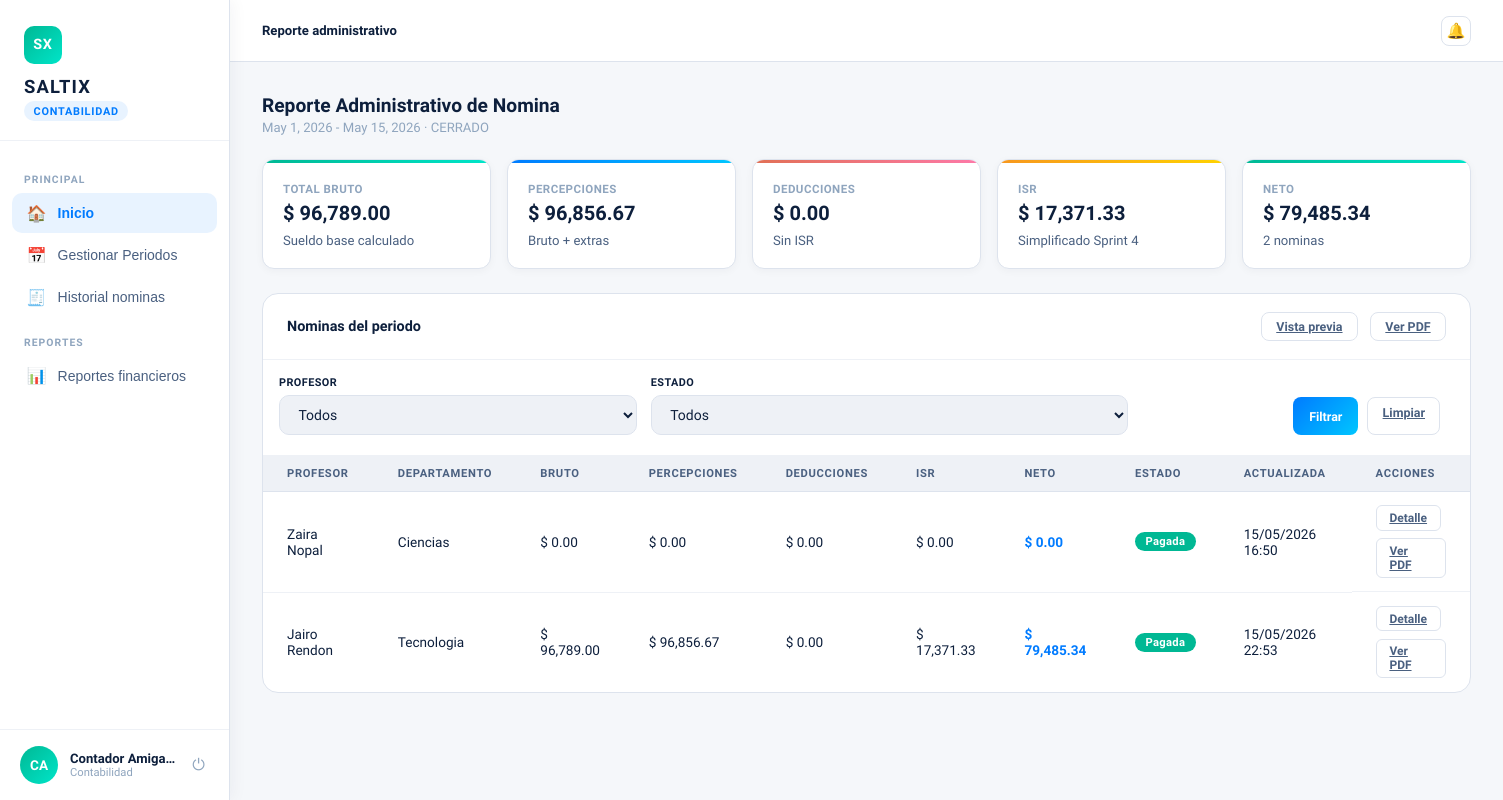
The app's page /contabilidad/periodo/2/ (signed in), older data.
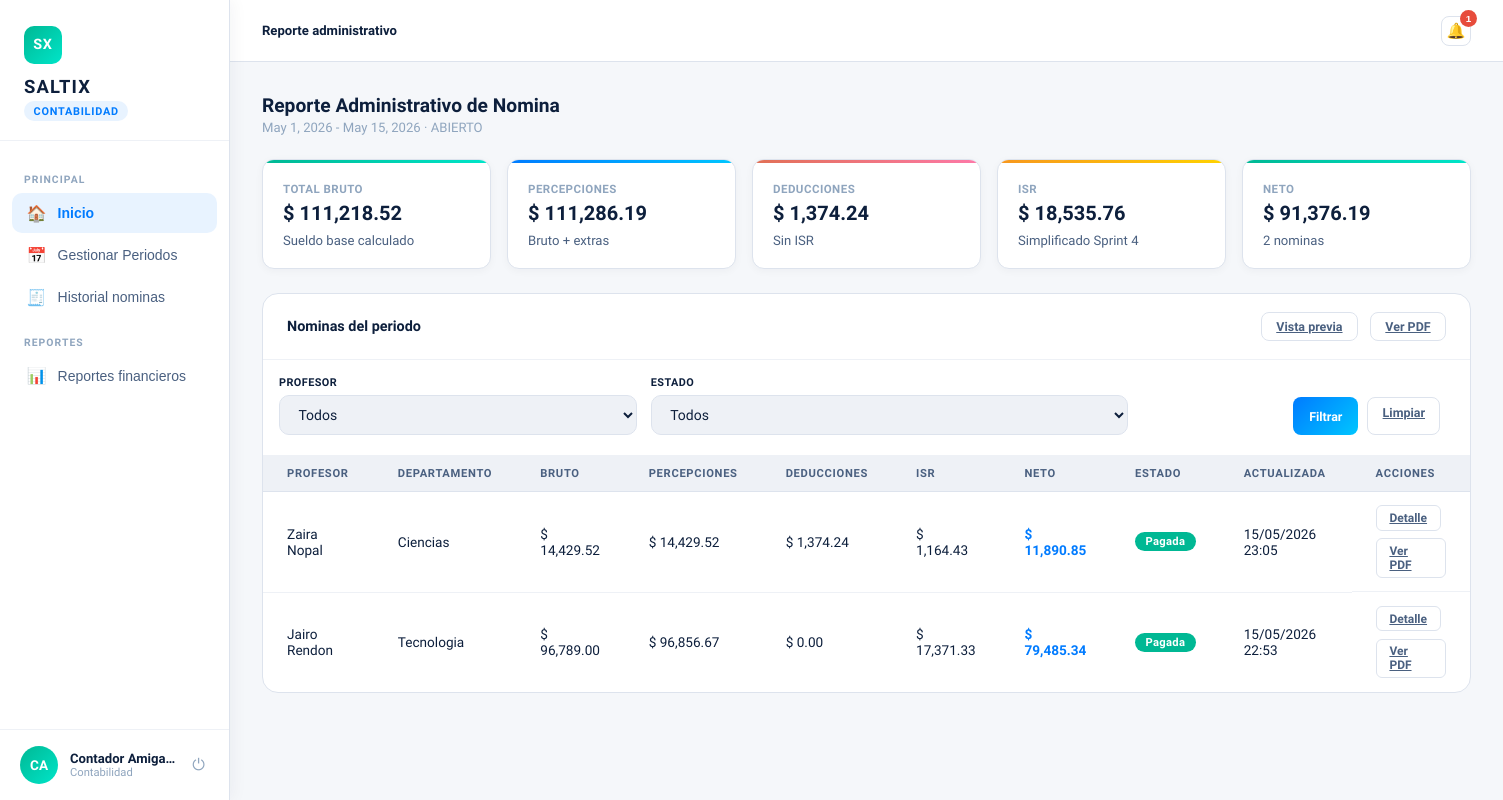
The same page, newer data.
### Contabilidad/models.py (models this page shows, shortened)
class Periodo(models.Model):
    TIPOS = [
        ("SEMANAL", "Semanal"),
        ("QUINCENAL", "Quincenal"),
        ("MENSUAL", "Mensual"),
    ]
    ESTADOS = [
        ("ABIERTO", "Abierto"),
        ("CERRADO", "Cerrado"),
    ]
    fecha_inicio = models.DateField()
    fecha_fin = models.DateField()
    tipo = models.CharField(max_length=10, choices=TIPOS, default="QUINCENAL")
    estado = models.CharField(max_length=10, choices=ESTADOS, default="ABIERTO")
    fecha_cierre = models.DateTimeField(null=True, blank=True)
    class Meta:
        constraints = [
            models.UniqueConstraint(
                fields=["fecha_inicio", "fecha_fin", "tipo"],
                name="unique_periodo_rango_tipo",
            ),
        ]

class Nomina(models.Model):
    ESTADOS = [
        ("pendiente", "Pendiente"),
        ("procesando", "Procesando"),
        ("cerrada", "Cerrada"),
        ("pagada", "Pagada"),
    ]
    profesor = models.ForeignKey("Profesores.Profesor", on_delete=models.PROTECT)
    periodo = models.ForeignKey("Periodo", on_delete=models.PROTECT)
    horas_trabajadas = models.DecimalField(max_digits=8, decimal_places=2, default=0)
    faltas = models.PositiveIntegerField(default=0)
    retardos = models.PositiveIntegerField(default=0)
    faltas_equivalentes = models.PositiveIntegerField(default=0)
    total_bruto = models.DecimalField(max_digits=12, decimal_places=4)
    total_percepciones = models.DecimalField(max_digits=12, decimal_places=4)
    total_impuestos = models.DecimalField(max_digits=12, decimal_places=4)
    total_deducciones = models.DecimalField(max_digits=12, decimal_places=4)
    total_neto = models.DecimalField(max_digits=12, decimal_places=4)
    fecha_de_generacion = models.DateTimeField(auto_now_add=True)
    fecha_actualizacion = models.DateTimeField(auto_now=True)
    estado = models.CharField(max_length=20, choices=ESTADOS, default="procesando")
    class Meta:
        constraints = [
            models.UniqueConstraint(
                fields=["profesor", "periodo"],
                name="unique_nomina_profesor_periodo",
            ),
        ]
        indexes = [
            models.Index(fields=["periodo", "estado"]),
            models.Index(fields=["profesor", "periodo"]),
        ]

### Profesores/models.py (models this page shows, shortened)
class Profesor(models.Model):
    ESTADOS = [
        ("ACTIVO", "Activo"),
        ("SUSPENDIDO", "Suspendido"),
        ("BAJA_TEMPORAL", "Baja temporal"),
        ("BAJA_DEFINITIVA", "Baja definitiva"),
    ]
    usuario = models.OneToOneField("users.Usuario", on_delete=models.CASCADE)
    rfc = models.CharField(max_length=13, unique=True)
    curp = models.CharField(max_length=18, unique=True)
    telefono = models.CharField(max_length=10)
    direccion = models.TextField(max_length=100)
    fecha_ingreso = models.DateField()
    estado_laboral = models.CharField(max_length=20, choices=ESTADOS, default="ACTIVO")
    costo_por_hora = models.DecimalField(max_digits=12, decimal_places=4)
    tipo_contrato = models.CharField(max_length=25)
    departamento = models.ForeignKey("users.Departamento", on_delete=models.PROTECT, related_name="profesores")
    plantel = models.ForeignKey("core.Plantel", on_delete=models.PROTECT, related_name="profesores")
    class Meta:
        indexes = [
            models.Index(fields=["estado_laboral"]),
            models.Index(fields=["fecha_ingreso"]),
        ]

### users/models.py (models this page shows, shortened)
class Usuario(AbstractBaseUser, PermissionsMixin):
    email = models.EmailField(max_length=254, unique=True)
    nombre = models.CharField(max_length=50, blank=False, null=False)
    apellido = models.CharField(max_length=50, blank=False, null=False)
    is_active = models.BooleanField(default=True)
    is_staff = models.BooleanField(default=False)
    date_joined = models.DateTimeField(default=timezone.now)
    last_login = models.DateTimeField(null=True, blank=True)
    rol_id = models.ForeignKey('Rol', on_delete=models.PROTECT, null=True, blank=True, related_name='users')
    objects = UsuarioManager()
    USERNAME_FIELD = "email"
    REQUIRED_FIELDS = ["nombre", "apellido"]
    def get_full_name(self):
        return f"{self.nombre} {self.apellido}"

class Departamento(models.Model):
    nombre = models.CharField(max_length=40)
    descripcion = models.CharField(max_length=1000)
    jefe = models.ForeignKey("Usuario", on_delete=models.PROTECT)
    plantel = models.ForeignKey("core.Plantel", on_delete=models.PROTECT)
    activo = models.BooleanField(default=True)

### Contabilidad/views.py (the view)
# urls.py: path("periodo/<int:periodo_id>/", views.reporte_periodo, name="reporte_periodo"),
@login_required
@requiere_rol("contabilidad", "administrador")
def reporte_periodo(request, periodo_id):
    periodo = get_object_or_404(Periodo, id=periodo_id)
    estado = request.GET.get("estado") or ""
    profesor_id = request.GET.get("profesor") or ""
    nominas = obtener_nominas_periodo(periodo, profesor_id=profesor_id, estado=estado)
    context = {
        "periodo": periodo,
        "nominas": nominas,
        "totales": obtener_totales_periodo(periodo, list(nominas)),
        "resumen": obtener_resumen_periodo(periodo),
        "profesores": Profesor.objects.select_related("usuario").order_by("usuario__nombre"),
        "selected_estado": estado,
        "selected_profesor": profesor_id,
    }
    return render(request, "Contabilidad/reporte_periodo.html", context)

### Contabilidad/templatetags/money_filters.py (called while the page is built)
@register.filter
def money(value):
    try:
        amount = Decimal(value or 0)
    except (InvalidOperation, TypeError, ValueError):
        amount = Decimal("0")
    return f"{amount:,.2f}"

### Contabilidad/utils.py (called while the page is built)
def money(value):
    try:
        return Decimal(value or 0).quantize(Decimal("0.0001"))
    except (InvalidOperation, TypeError, ValueError):
        return Decimal("0.0000")

def get_profesores_activos():
    return Profesor.objects.select_related("usuario").filter(estado_laboral="ACTIVO")

def get_profesores_sin_nomina_periodo(periodo):
    if periodo is None:
        return []
    con_nomina = set(Nomina.objects.filter(periodo=periodo).values_list("profesor_id", flat=True))
    return [p for p in get_profesores_activos() if p.id not in con_nomina]

### Notifications/context_processors.py (called while the page is built)
def notifications(request):
    user = getattr(request, "user", None)
    if not user or not user.is_authenticated:
        return {}
    qs = Notificacion.objects.filter(usuario=user, archivada=False)
    return {
        "notification_unread_count": qs.filter(leida=False).count(),
        "notification_latest": qs.order_by("-creada_en")[:5],
    }

### Contabilidad/templates/Contabilidad/reporte_periodo.html (shortened to what the changed rows need)
{% extends "core/layout.html" %}
{% load static %}
{% load money_filters %}
{% block page_css %}
<link rel="stylesheet" href="{% static 'css/dashboard_base.css' %}">
<link rel="stylesheet" href="{% static 'css/dashboard_shared.css' %}">
<link rel="stylesheet" href="{% static 'css/dashboard_contabilidad.css' %}">
{% endblock %}
{% block topbar %}
<header class="topbar">
  <div class="topbar-actions">
    {% include "Notifications/partials/bell.html" %}
  </div>
</header>
{% endblock %}
{% block content %}
<div class="page active" id="page-reportes">
  <div class="section-title">Reporte Administrativo de Nomina</div>
  <div class="section-sub">{{ periodo.fecha_inicio }} - {{ periodo.fecha_fin }} · {{ periodo.estado }}</div>
  <div class="conta-summary-grid report-summary-grid">
    <div class="conta-summary-card"><div class="card-bar bar-teal"></div><div class="summary-label">Total bruto</div><div class="summary-value">$ {{ totales.total_bruto|money }}</div><div class="summary-meta">Sueldo base calculado</div></div>
    <div class="conta-summary-card"><div class="card-bar bar-blue"></div><div class="summary-label">Percepciones</div><div class="summary-value">$ {{ totales.total_percepciones|money }}</div><div class="summary-meta">Bruto + extras</div></div>
    <div class="conta-summary-card"><div class="card-bar bar-red"></div><div class="summary-label">Deducciones</div><div class="summary-value">$ {{ totales.total_deducciones|money }}</div><div class="summary-meta">Sin ISR</div></div>
    <div class="conta-summary-card"><div class="card-bar bar-orange"></div><div class="summary-label">ISR</div><div class="summary-value">$ {{ totales.total_isr|money }}</div><div class="summary-meta">Simplificado Sprint 4</div></div>
    <div class="conta-summary-card"><div class="card-bar bar-teal"></div><div class="summary-label">Neto</div><div class="summary-value">$ {{ totales.total_neto|money }}</div><div class="summary-meta">{{ totales.total_profesores }} nominas</div></div>
  </div>
  <div class="table-wrap">
    <div class="table-header">
    </div>
    <form class="filter-panel filter-panel-conta" method="get">
    </form>
    <table>
      <thead>
        <tr><th>Profesor</th><th>Departamento</th><th>Bruto</th><th>Percepciones</th><th>Deducciones</th><th>ISR</th><th>Neto</th><th>Estado</th><th>Actualizada</th><th>Acciones</th></tr>
      </thead>
      <tbody>
        {% for nomina in nominas %}
          <tr>
            <td>{{ nomina.profesor.usuario.get_full_name }}</td>
            <td>{{ nomina.profesor.departamento.nombre|default:"Sin departamento" }}</td>
            <td>$ {{ nomina.total_bruto|money }}</td>
            <td>$ {{ nomina.total_percepciones|money }}</td>
            <td>$ {{ nomina.total_deducciones|money }}</td>
            <td>$ {{ nomina.total_impuestos|money }}</td>
            <td class="amount-neu">$ {{ nomina.total_neto|money }}</td>
            <td><span class="pill pill-{{ nomina.estado }}">{{ nomina.estado|capfirst }}</span></td>
            <td>{{ nomina.fecha_actualizacion|date:"d/m/Y H:i" }}</td>
            <td class="actions-cell">
              <a class="btn-outline btn-sm" href="{% url 'detalle_nomina' nomina.id %}">Detalle</a>
              {% if nomina.estado == "cerrada" or nomina.estado == "pagada" %}
                <a class="btn-outline btn-sm" href="{% url 'recibo_nomina_print' nomina.id %}" target="_blank">Ver PDF</a>
              {% else %}
                <span class="pill pill-gray">PDF bloqueado</span>
              {% endif %}
            </td>
          </tr>
        {% empty %}
          <tr><td colspan="10" class="empty-cell">No hay nominas para este periodo.</td></tr>
        {% endfor %}
      </tbody>
    </table>
  </div>
</div>
{% endblock %}

Row changes from the older to the newer data that the page shows:
changed Periodo: estado "CERRADO" → "ABIERTO"
changed Nomina "Zaira Nopal": total_bruto "0.00" → "14,429.52"; total_percepciones "0.00" → "14,429.52"; total_deducciones "0.00" → "1,374.24"; total_impuestos "0.00" → "1,164.43"; total_neto "0.00" → "11,890.85"; fecha_actualizacion "15/05/2026 16:50" → "15/05/2026 23:05"
Text that changed along with them:
{{ notification_unread_count }}: (not shown) → "1"
{{ totales.total_bruto|money }}: "96,789.00" → "111,218.52"
{{ totales.total_percepciones|money }}: "96,856.67" → "111,286.19"
{{ totales.total_deducciones|money }}: "0.00" → "1,374.24"
{{ totales.total_isr|money }}: "17,371.33" → "18,535.76"
{{ totales.total_neto|money }}: "79,485.34" → "91,376.19"
